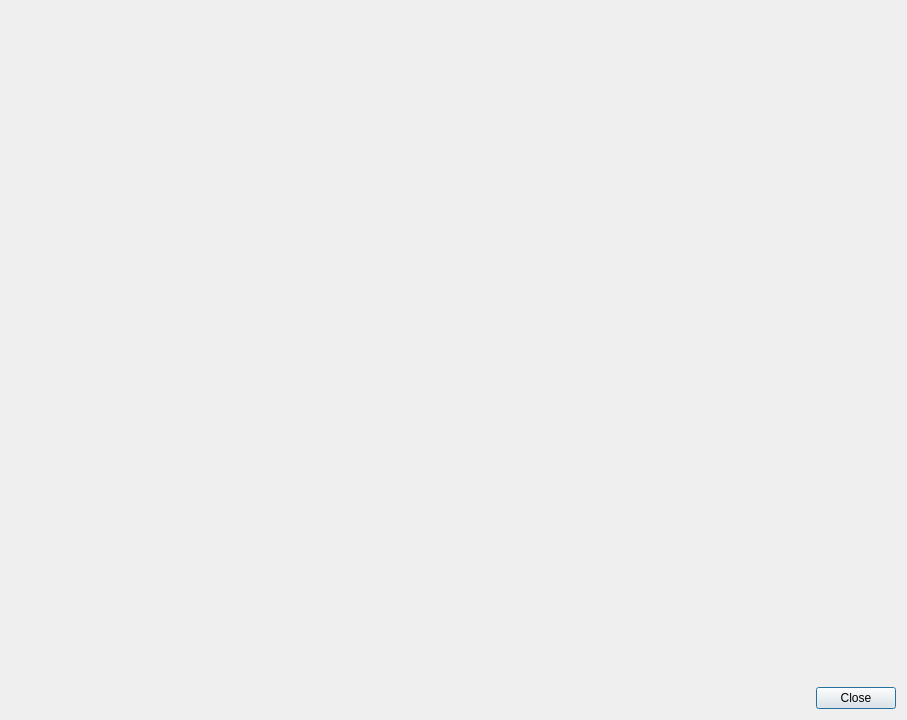
<?xml version="1.0" encoding="UTF-8"?>
<ui version="4.0">
 <class>InvoiceViewDialog</class>
 <widget class="QDialog" name="InvoiceViewDialog">
  <property name="geometry">
   <rect>
    <x>0</x>
    <y>0</y>
    <width>907</width>
    <height>720</height>
   </rect>
  </property>
  <property name="windowTitle">
   <string>Invoice Visualization</string>
  </property>
  <layout class="QVBoxLayout" name="verticalLayout">
   <item>
    <widget class="InvoiceViewWidget" name="viewWidget" native="true"/>
   </item>
   <item>
    <layout class="QHBoxLayout" name="horizontalLayout">
     <item>
      <spacer name="horizontalSpacer">
       <property name="orientation">
        <enum>Qt::Horizontal</enum>
       </property>
       <property name="sizeHint" stdset="0">
        <size>
         <width>40</width>
         <height>20</height>
        </size>
       </property>
      </spacer>
     </item>
     <item>
      <widget class="QPushButton" name="closeButton">
       <property name="text">
        <string>Close</string>
       </property>
      </widget>
     </item>
    </layout>
   </item>
  </layout>
 </widget>
 <customwidgets>
  <customwidget>
   <class>InvoiceViewWidget</class>
   <extends>QWidget</extends>
   <header>ui/InvoiceViewWidget.h</header>
   <container>1</container>
  </customwidget>
 </customwidgets>
 <resources/>
 <connections/>
</ui>
